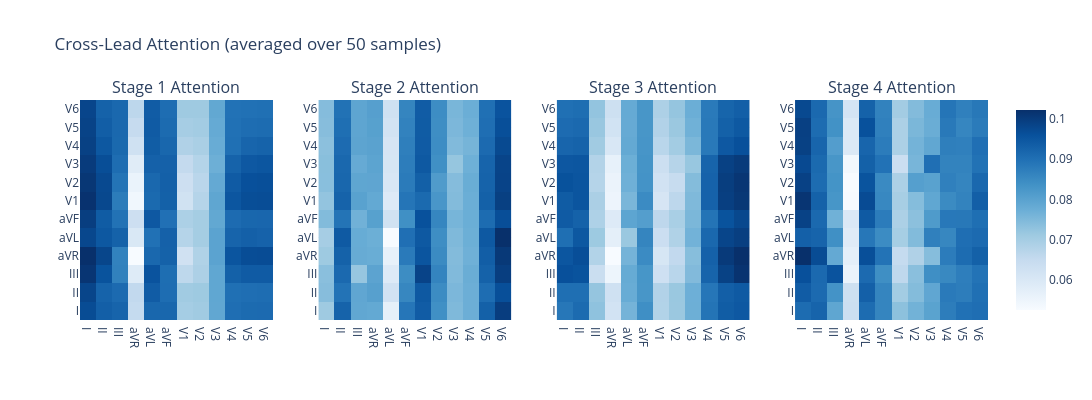

Notebook cell for this chart:
### Code cell
# Visualize average cross-lead attention at each stage
n_stages = len(attn_weights_store)
fig = make_subplots(rows=1, cols=n_stages,
                    subplot_titles=[f'Stage {i+1} Attention' for i in range(n_stages)])

for i, (name, weights) in enumerate(attn_weights_store.items()):
    avg_w = weights.mean(axis=0)  # average over batch
    if avg_w.shape[0] == 12 and avg_w.shape[1] == 12:
        fig.add_trace(go.Heatmap(
            z=avg_w, x=LEAD_NAMES, y=LEAD_NAMES,
            colorscale='Blues', showscale=(i == n_stages - 1),
        ), row=1, col=i+1)

fig.update_layout(
    title='Cross-Lead Attention (averaged over 50 samples)',
    template='plotly_white', width=350*n_stages, height=400,
)
fig.show()

### Figure 1 — Plotly figure (JSON) as saved in the notebook; plotly's stock layout.template omitted (floating-point values rounded to 4 significant figures; data arrays with more than 128 entries replaced by an {"elided": "..."} marker saying what was removed)
{"data": [{"colorscale": [[0, "rgb(247,251,255)"], [0.125, "rgb(222,235,247)"], [0.25, "rgb(198,219,239)"], [0.375, "rgb(158,202,225)"], [0.5, "rgb(107,174,214)"], [0.625, "rgb(66,146,198)"], [0.75, "rgb(33,113,181)"], [0.875, "rgb(8,81,156)"], [1, "rgb(8,48,107)"]], "showscale": false, "x": ["I", "II", "III", "aVR", "aVL", "aVF", "V1", "V2", "V3", "V4", "V5", "V6"], "y": ["I", "II", "III", "aVR", "aVL", "aVF", "V1", "V2", "V3", "V4", "V5", "V6"], "z": {"elided": "12x12 float values"}, "type": "heatmap", "xaxis": "x", "yaxis": "y"}, {"colorscale": [[0, "rgb(247,251,255)"], [0.125, "rgb(222,235,247)"], [0.25, "rgb(198,219,239)"], [0.375, "rgb(158,202,225)"], [0.5, "rgb(107,174,214)"], [0.625, "rgb(66,146,198)"], [0.75, "rgb(33,113,181)"], [0.875, "rgb(8,81,156)"], [1, "rgb(8,48,107)"]], "showscale": false, "x": ["I", "II", "III", "aVR", "aVL", "aVF", "V1", "V2", "V3", "V4", "V5", "V6"], "y": ["I", "II", "III", "aVR", "aVL", "aVF", "V1", "V2", "V3", "V4", "V5", "V6"], "z": {"elided": "12x12 float values"}, "type": "heatmap", "xaxis": "x2", "yaxis": "y2"}, {"colorscale": [[0, "rgb(247,251,255)"], [0.125, "rgb(222,235,247)"], [0.25, "rgb(198,219,239)"], [0.375, "rgb(158,202,225)"], [0.5, "rgb(107,174,214)"], [0.625, "rgb(66,146,198)"], [0.75, "rgb(33,113,181)"], [0.875, "rgb(8,81,156)"], [1, "rgb(8,48,107)"]], "showscale": false, "x": ["I", "II", "III", "aVR", "aVL", "aVF", "V1", "V2", "V3", "V4", "V5", "V6"], "y": ["I", "II", "III", "aVR", "aVL", "aVF", "V1", "V2", "V3", "V4", "V5", "V6"], "z": {"elided": "12x12 float values"}, "type": "heatmap", "xaxis": "x3", "yaxis": "y3"}, {"colorscale": [[0, "rgb(247,251,255)"], [0.125, "rgb(222,235,247)"], [0.25, "rgb(198,219,239)"], [0.375, "rgb(158,202,225)"], [0.5, "rgb(107,174,214)"], [0.625, "rgb(66,146,198)"], [0.75, "rgb(33,113,181)"], [0.875, "rgb(8,81,156)"], [1, "rgb(8,48,107)"]], "showscale": true, "x": ["I", "II", "III", "aVR", "aVL", "aVF", "V1", "V2", "V3", "V4", "V5", "V6"], "y": ["I", "II", "III", "aVR", "aVL", "aVF", "V1", "V2", "V3", "V4", "V5", "V6"], "z": {"elided": "12x12 float values"}, "type": "heatmap", "xaxis": "x4", "yaxis": "y4"}], "layout": {"xaxis": {"anchor": "y", "domain": [0, 0.2125]}, "yaxis": {"anchor": "x", "domain": [0, 1]}, "xaxis2": {"anchor": "y2", "domain": [0.2625, 0.475]}, "yaxis2": {"anchor": "x2", "domain": [0, 1]}, "xaxis3": {"anchor": "y3", "domain": [0.525, 0.7375]}, "yaxis3": {"anchor": "x3", "domain": [0, 1]}, "xaxis4": {"anchor": "y4", "domain": [0.7875, 1]}, "yaxis4": {"anchor": "x4", "domain": [0, 1]}, "annotations": [{"font": {"size": 16}, "showarrow": false, "text": "Stage 1 Attention", "x": 0.1062, "xanchor": "center", "xref": "paper", "y": 1, "yanchor": "bottom", "yref": "paper"}, {"font": {"size": 16}, "showarrow": false, "text": "Stage 2 Attention", "x": 0.3688, "xanchor": "center", "xref": "paper", "y": 1, "yanchor": "bottom", "yref": "paper"}, {"font": {"size": 16}, "showarrow": false, "text": "Stage 3 Attention", "x": 0.6313, "xanchor": "center", "xref": "paper", "y": 1, "yanchor": "bottom", "yref": "paper"}, {"font": {"size": 16}, "showarrow": false, "text": "Stage 4 Attention", "x": 0.8938, "xanchor": "center", "xref": "paper", "y": 1, "yanchor": "bottom", "yref": "paper"}], "title": {"text": "Cross-Lead Attention (averaged over 50 samples)"}, "width": 1400, "height": 400}}
